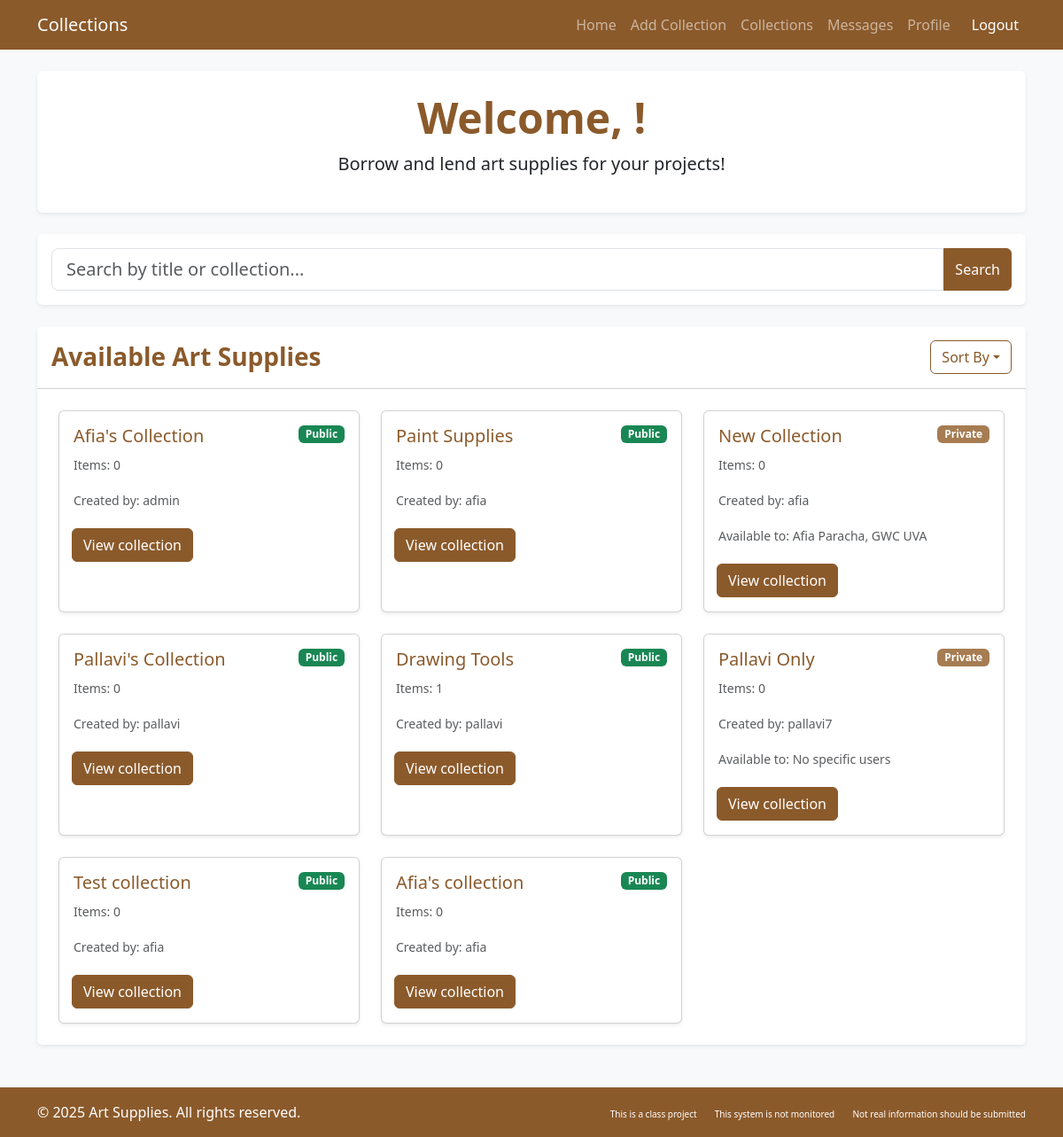
Before: /artlibrary/collections/ with the older database file.
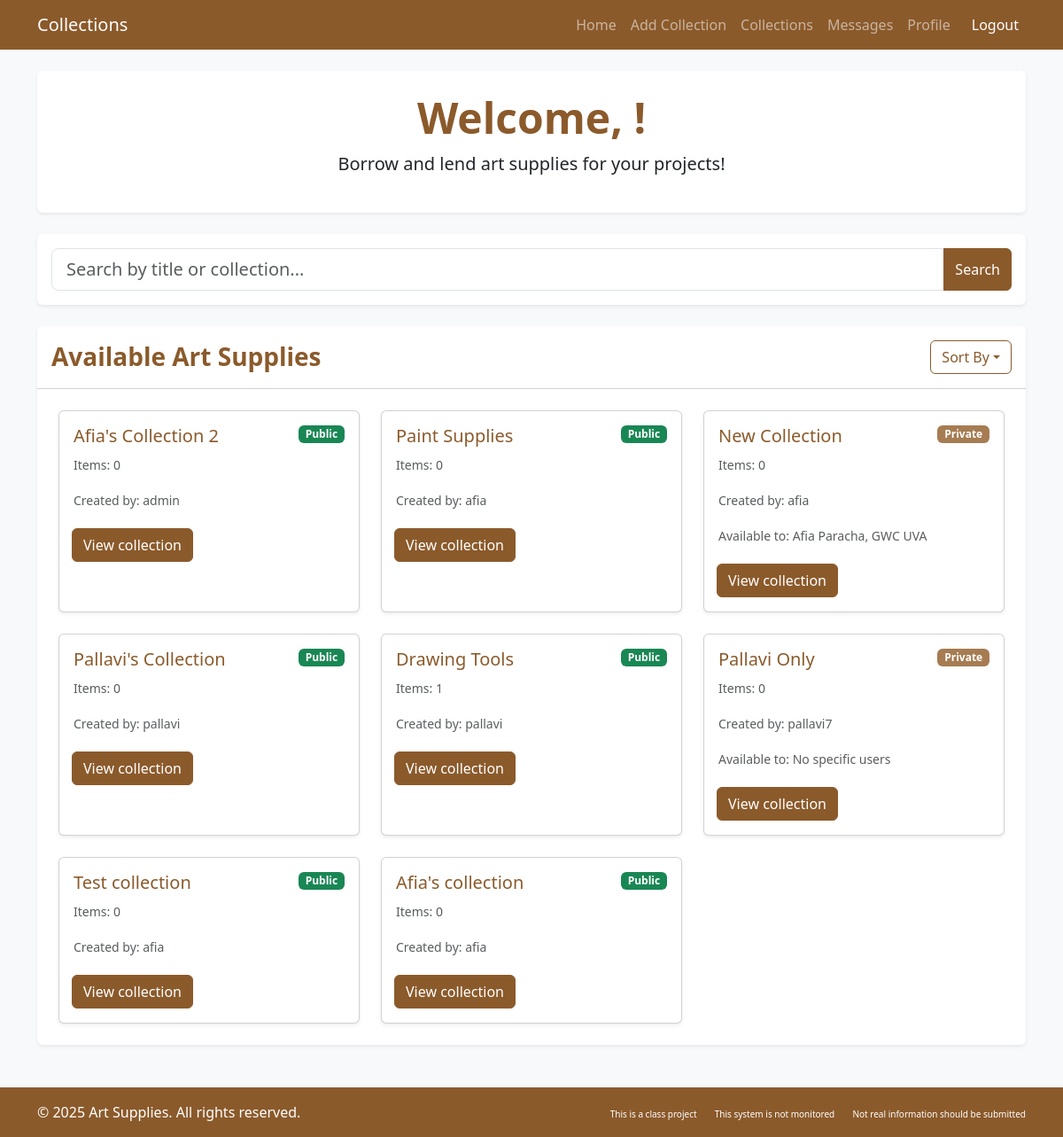
After: the same page with the newer database file.
### artlibrary/models.py (models this page shows, shortened)
class Collection(models.Model):
    title = models.CharField(max_length=255)
    description = models.TextField(blank=True, null=True)
    num_items = models.PositiveIntegerField(default=0)
    is_public = models.BooleanField(default=True)
    users = models.ManyToManyField(CustomUser, blank=True, related_name='collections')
    added_by = models.ForeignKey(CustomUser, on_delete=models.CASCADE, related_name='created_collections', default=2)
    art_supplies = models.ManyToManyField('ArtSupply', blank=True, related_name='collections_in')
    def update_num_items(self):
        self.num_items = self.art_supplies.count()
        self.save()

class CustomUser(AbstractUser):
    profile_pic = models.ImageField(
        storage=S3Boto3Storage(),
        upload_to='profile_pics/',
        null=True,
        blank=True
    )
    date_joined = models.DateTimeField(auto_now_add=True)
    roles = (('patron', 'Patron'), ('librarian', 'Librarian'), ('anonymous', 'Anonymous'))
    user_role = models.CharField(max_length=12, choices=roles, default='patron')
    email = models.EmailField(blank=True, max_length=254, verbose_name='email address')

### artlibrary/views.py (the view)
# urls.py: path('collections/', views.collections, name='collections'),
def collections(request):
    user_role = getattr(request.user, 'user_role', None)
    if user_role == "anonymous_user":
        viewable_collections = Collection.objects.filter(is_public=True)
    else:
        viewable_collections = Collection.objects.all()
    for collection in Collection.objects.all():
        collection.update_num_items()
    query = request.GET.get('query', '')
    print(query)
    if query:
        viewable_collections = viewable_collections.filter(title__icontains=query)
    context = {
        'viewable_collections': viewable_collections,
        'query': query,
    }
    return render(request, 'artlibrary/collections.html', context)

### artlibrary/templates/artlibrary/collections.html (shortened to what the changed rows need)
{% load django_bootstrap5 %}
<!DOCTYPE html>
<html lang="en">
<head>
    {% bootstrap_css %}
</head>
<body class="bg-light">
    <div class="container main-content py-4">
        <div class="card border-0 shadow-sm mb-4">
            <div class="card-body text-center py-4">
                <h1 class="display-5 fw-bold text-brown">Welcome, {{ request.user.get_full_name|default:request.user.username }}!</h1>
            </div>
        </div>
<div class="card border-0 shadow-sm mb-4">
    <div class="card-body p-4">
        <div class="row g-4">
            {% for collection in viewable_collections %}
            <div class="col-md-4 col-sm-6">
                <div class="card h-100 shadow-sm">
                    <div class="card-body">
                        <div class="d-flex justify-content-between align-items-start">
                            <h5 class="card-title text-brown">{{ collection.title }}</h5>
                            {% if collection.is_public %}
                            <span class="badge bg-success">Public</span>
                            {% else %}
                            <span class="badge bg-secondary">Private</span>
                            {% endif %}
                        </div>
                        <p class="card-text"><small class="text-muted">Items: {{ collection.num_items }}</small></p>
                        <p class="card-text"><small class="text-muted">Created by: {{ collection.added_by }}</small></p>
                        <div class="row mt-3 g-2 d-flex flex-wrap">
                            <div class="col-6 g-1">
                                {% if request.user.user_role == "patron" and not collection.is_public and not request.user in collection.users.all %}
                                <a href="{% url 'request_collection' collection.id %}"class="btn btn-warning">Request access</a></button>
                                {% else %}
                                <a href="{% url 'collection_details' collection.id %}" class="btn btn-brown">View collection</a>
                                {% endif %}
                            </div>
                        </div>
                    </div>
                </div>
            </div>
            {% empty %}
            <div class="col-12">
                <div class="alert alert-info">No Collections Available</div>
            </div>
            {% endfor %}
        </div>
    </div>
</div>
</div>
</body>
</body>
</html>

Changed rows visible on the page:
changed Collection "admin": title "Afia's Collection" → "Afia's Collection 2"
